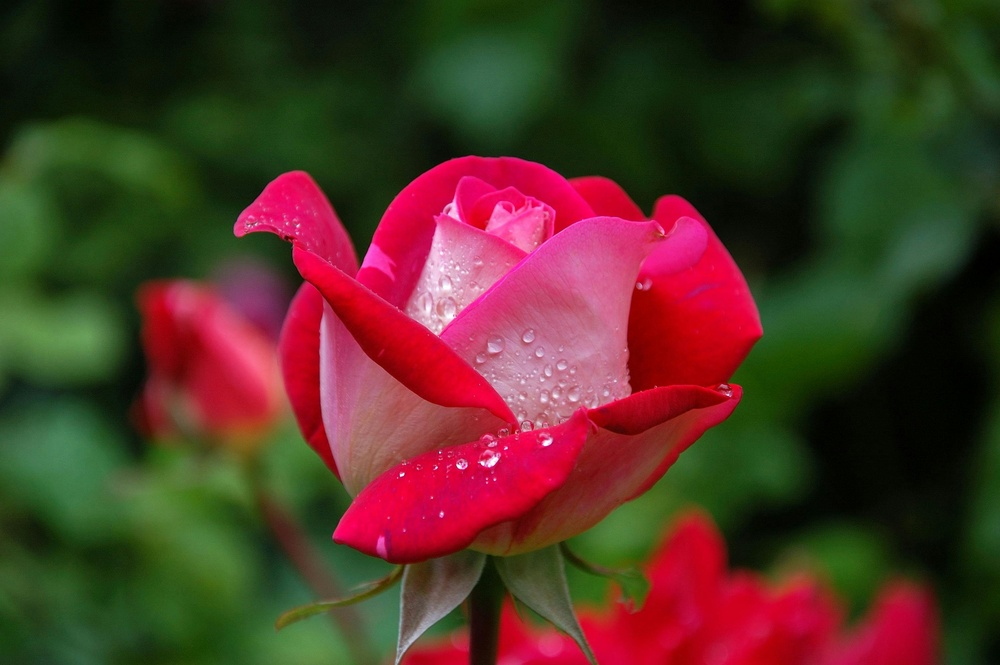
#> input picture pexels-pixabay-56866.jpg, 1000 x 665 px, shrunk from 3008 x 2000 before the run, found by its file name
$ python program6.py
#> lines starting #> are read from the running program, lines starting #| are printed output that depends on the picture; after the words box and inside, x2 and y2 are one past the last pixel; in counts of white or black regions, pixels touching at a corner belong together
# Corrected edge-detection script (Canny). Save as e.g. edges.py and run.
import cv2
import matplotlib.pyplot as plt
import numpy as np

# --- Option A: read using OpenCV (recommended) ---
img_bgr = cv2.imread('image/pexels-pixabay-56866.jpg')   # BGR color
#> img_bgr is the input picture: shape (665, 1000, 3); mean B, G, R 38.3, 51.3, 81.6
if img_bgr is None:
    raise FileNotFoundError("File not found: image/pexels-pixabay-56866.jpg")

# convert to grayscale
image = cv2.cvtColor(img_bgr, cv2.COLOR_BGR2GRAY)
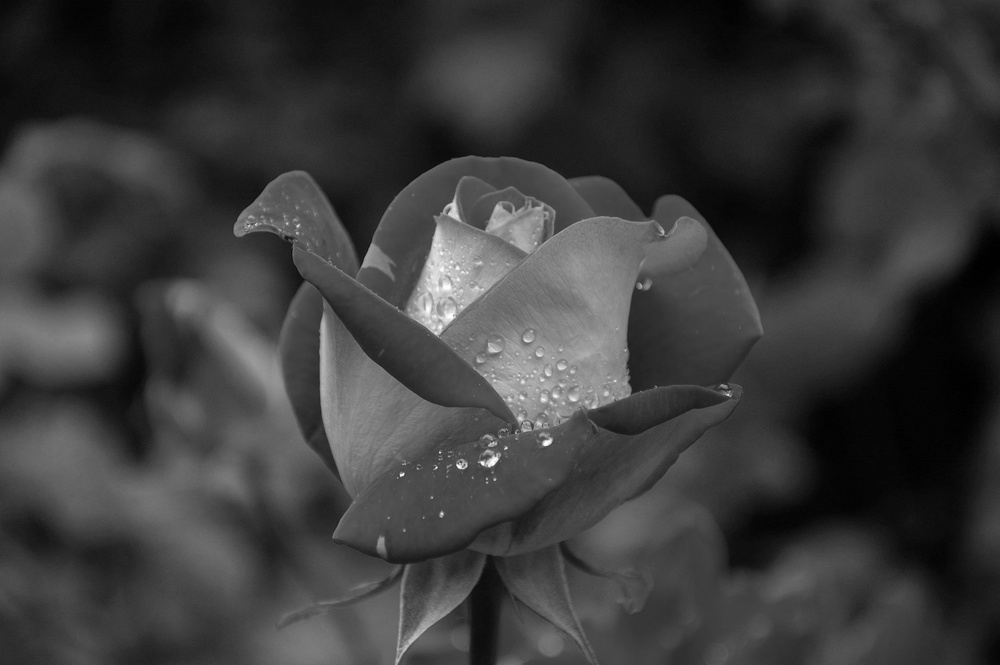
#> image: shape (665, 1000); min 0, max 255, mean 58.9

# [11 lines of commented-out code are left out]

print("image shape (grayscale):", image.shape)
#| image shape (grayscale): (665, 1000)

# Apply Gaussian blur to reduce noise (important before Canny)
blurred_image = cv2.GaussianBlur(image, (5, 5), 1.4)

# Canny edge detector: tune the low and high thresholds for your image
low_thresh = 50
high_thresh = 150
edges = cv2.Canny(blurred_image, low_thresh, high_thresh)
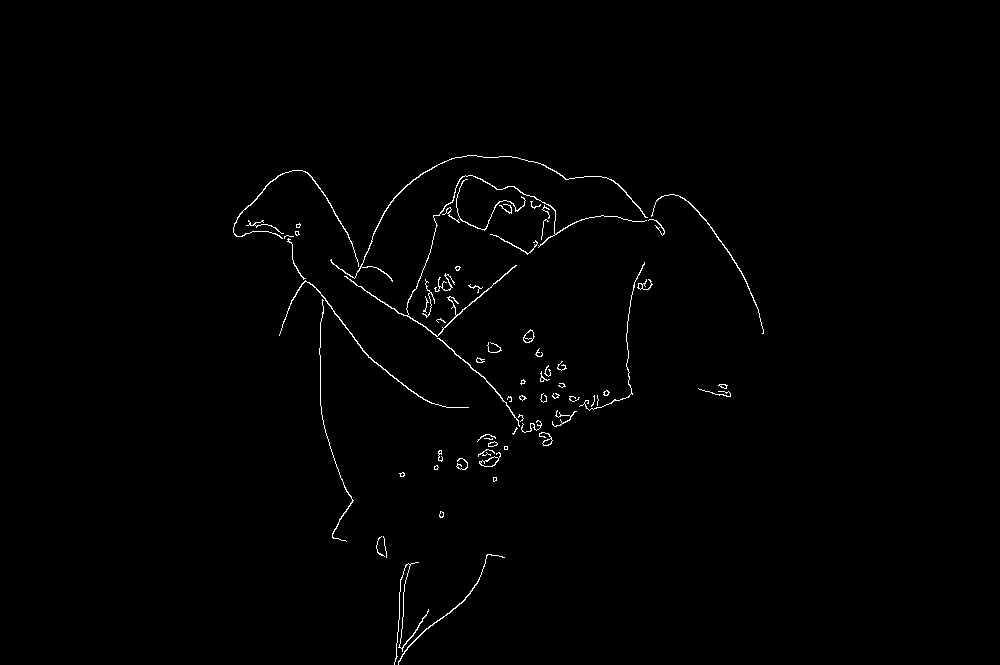
#> edges: shape (665, 1000); 0.81% white in thin lines or dots, all inside (x1, y1, x2, y2) = (233, 155, 764, 665)

# Display results
plt.figure(figsize=(12, 6))
plt.subplot(1, 3, 1)
plt.title('Original (grayscale)')
plt.imshow(image, cmap='gray')
plt.axis('off')

plt.subplot(1, 3, 2)
plt.title('Blurred')
plt.imshow(blurred_image, cmap='gray')
plt.axis('off')

plt.subplot(1, 3, 3)
plt.title(f'Canny Edges ({low_thresh},{high_thresh})')
plt.imshow(edges, cmap='gray')
plt.axis('off')

plt.tight_layout()
plt.show()
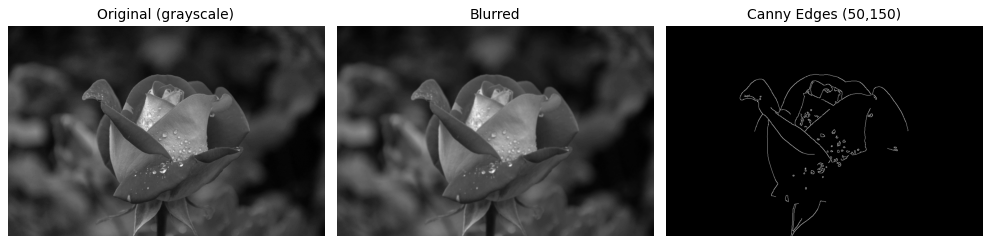
#> figure drawn by matplotlib, 3 panels

# Optional: save edges to file
cv2.imwrite('edges_output.png', edges)
